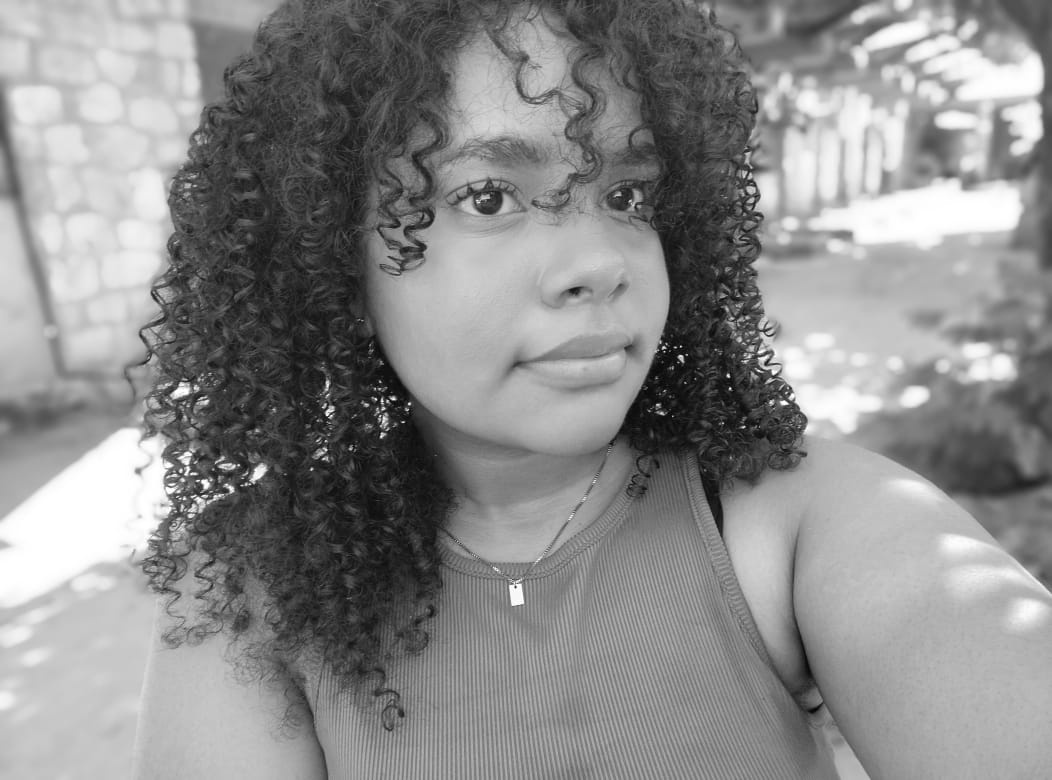
#> input picture imagem_reconstruida.jpg, 1052 x 780 px, given in place of img_P.jpg, which was not available
$ python 1_comp_imagem_PCA.py
#> lines starting #> are read from the running program, lines starting #| are printed output that depends on the picture; pictures that were not available may be replaced by others from this repository, and a replacement may not be noted
"""
numpy: Para operações matemáticas e manipulação de arrays
cv2 (OpenCV): Para processamento de imagens
os: Para operações com sistema de arquivos
matplotlib.pyplot: Para visualização dos resultados
time: Para medição de tempo de processamento (adicionado)
"""

import numpy as np
import cv2
import os
import matplotlib.pyplot as plt
import time  # Novo módulo para medir tempos


def pca_compress(image_path, k_components=30, output_dir='output'):
    """Compressão de imagem com PCA e salvamento dos resultados"""
#> called with image_path = 'imgs/img_P.jpg', k_components = 10, output_dir = 'output'

    # Início do tempo total
    tempo_total_inicio = time.time()

    # Criar diretório de saída
    os.makedirs(output_dir, exist_ok=True)

    # 1. Carregar a imagem
    #
    """
    IMREAD_GRAYSCALE converte a imagem para um único canal (intensidade de brilho), eliminando cores.
    O PCA trabalha com matrizes 2D, e imagens coloridas (RGB) teriam 3 canais (R, G, B), exigindo tratamento mais complexo.
    Compressão mais eficiente, já que escala de cinza reduz a dimensionalidade (1 canal vs. 3 do RGB).
    """
    inicio_carregamento = time.time()
    img = cv2.imread(image_path, cv2.IMREAD_GRAYSCALE)
#> img is the input picture: shape (780, 1052); min 0, max 255, mean 139.3
    if img is None:
        raise FileNotFoundError(f"Imagem não encontrada em {image_path}")

    original_size = os.path.getsize(image_path)
    img_float = img.astype(np.float32) / 255.0  # Converte a imagem para float32 e normaliza os pixels para [0, 1]
    tempo_carregamento = time.time() - inicio_carregamento

    # 2. Calcular PCA (Análise de componente principal(PCA) )
    inicio_pca = time.time()

    mean = np.mean(img_float, axis=0)  # Calcula a média de intensidade para cada coluna de pixels na imagem
#> mean = 1052 values, max 0.826 at index 110, min 0.223 at index 360, mean 0.546

    centered = img_float - mean  # Centraliza os dados subtraindo a média de cada coluna (preparação para PCA)
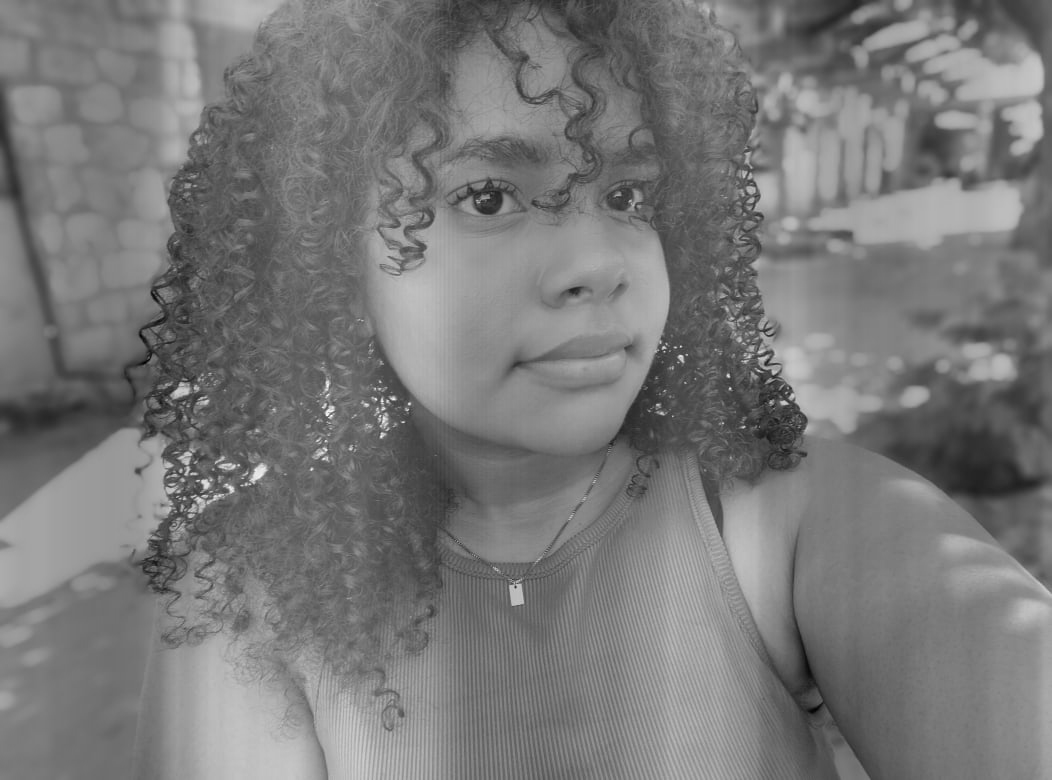
#> centered: shape (780, 1052) float32; min -0.661, max 0.734, mean 5.29e-07; drawn with min black and max white

    cov = np.cov(centered,
                 rowvar=False)  # Calcula matriz de covariância entre colunas (mostra como pixels variam conjuntamente)
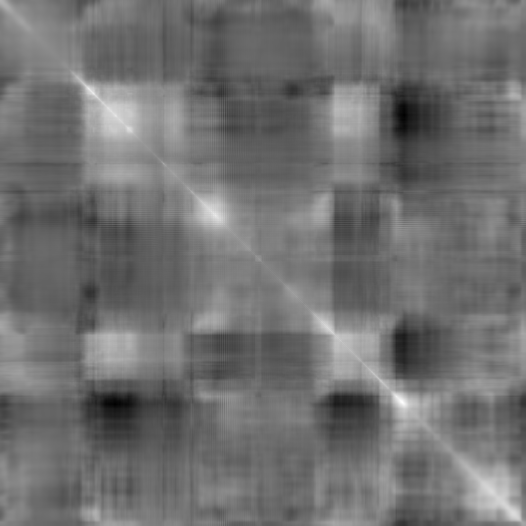
#> cov: shape (1052, 1052) float64 (shown at 1/2 size); min -0.0381, max 0.0548, mean 0.00294; drawn with min black and max white

    eigenvalues, eigenvectors = np.linalg.eig(
        cov)  # Obtém autovalores (importância) e autovetores (direções principais) da covariância

    eigenvectors = np.real(
        eigenvectors[:, np.argsort(-np.real(eigenvalues))])  # Ordena autovetores do mais para o menos importante
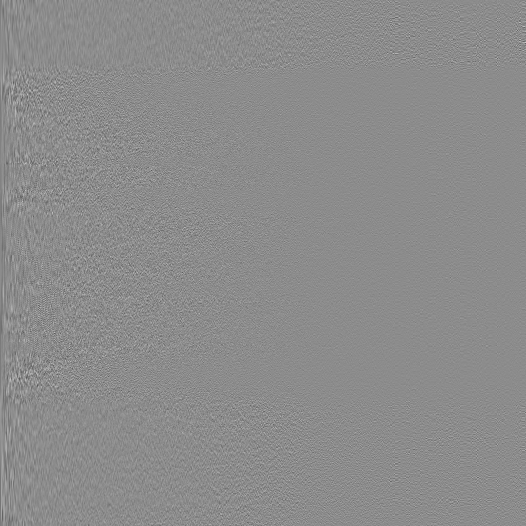
#> eigenvectors: shape (1052, 1052) float64 (shown at 1/2 size); min -0.258, max 0.212, mean -6.46e-05; drawn with min black and max white

    components = eigenvectors[:,
                 :k_components]  # Seleciona apenas os k autovetores mais significativos (componentes principais)

    scores = np.dot(centered,
                    components)  # Transforma os dados originais para o novo espaço dimensional reduzido (projeção PCA)
    tempo_pca = time.time() - inicio_pca

    # 3. Salvar dados comprimidos
    inicio_salvamento = time.time()
    compressed_path = os.path.join(output_dir, 'compressed_data.npz')
    np.savez_compressed(
        compressed_path,
        mean=mean.astype(np.float32),
        components=components.astype(np.float32),
        scores=scores.astype(np.float32),
        original_shape=img.shape
    )
    compressed_size = os.path.getsize(compressed_path)
    tempo_salvamento = time.time() - inicio_salvamento

    # 4. Reconstruir imagem
    inicio_reconstrucao = time.time()
    reconstructed = np.dot(scores, components.T) + mean
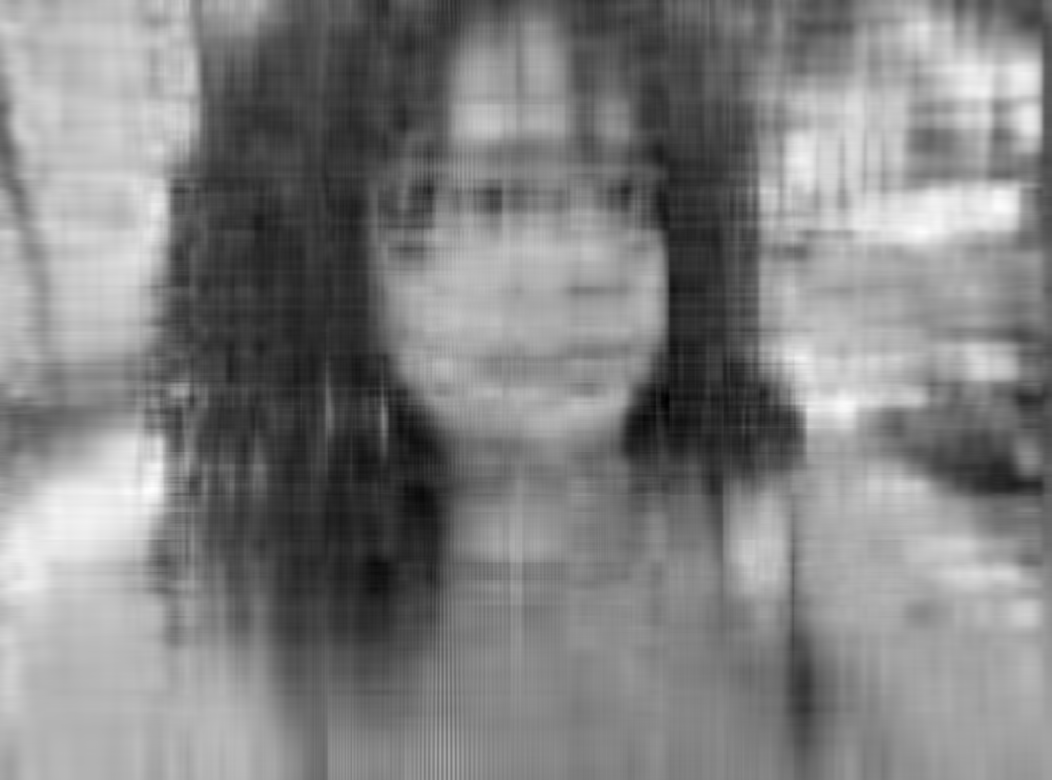
#> reconstructed: shape (780, 1052) float64; min -0.0311, max 1.1, mean 0.546; drawn with min black and max white
    reconstructed = np.clip(reconstructed, 0, 1)
    reconstructed_img = (reconstructed * 255).astype(np.uint8)
    tempo_reconstrucao = time.time() - inicio_reconstrucao

    # 5. Salvar imagens para comparação
    inicio_salvamento_img = time.time()
    reconstructed_path = os.path.join(output_dir, 'reconstructed_PCA.jpg')
    cv2.imwrite(reconstructed_path, reconstructed_img)

    original_path = os.path.join(output_dir, 'original.jpg')
    cv2.imwrite(original_path, img)
    tempo_salvamento_img = time.time() - inicio_salvamento_img

    # 6. Mostrar resultados
    tempo_total = time.time() - tempo_total_inicio
    print(f"\n{' RESULTADOS ':=^40}")
    print(f"Original: {original_size / 1024:.1f} KB")
    print(f"Comprimido: {compressed_size / 1024:.1f} KB")
    print(f"Taxa de compressão: {original_size / compressed_size:.1f}x")

    # Novos prints de tempo
    print("\nTEMPOS DE PROCESSAMENTO:")
    print(f"- Carregamento: {tempo_carregamento:.4f} segundos")
    print(f"- Cálculo PCA: {tempo_pca:.4f} segundos")
    print(f"- Salvamento dados: {tempo_salvamento:.4f} segundos")
    print(f"- Reconstrução: {tempo_reconstrucao:.4f} segundos")
    print(f"- Salvamento imagens: {tempo_salvamento_img:.4f} segundos")
    print(f"-> TEMPO TOTAL: {tempo_total:.4f} segundos")

    # 7. Plotar comparação
    inicio_plot = time.time()
    plt.figure(figsize=(12, 4))

    plt.subplot(1, 3, 1)
    plt.imshow(img, cmap='gray')
    plt.title('Original')
    plt.axis('off')

    plt.subplot(1, 3, 2)
    plt.imshow(reconstructed, cmap='gray')
    plt.title(f'Comprimida (k={k_components})')
    plt.axis('off')

    plt.subplot(1, 3, 3)
    explained_variance = np.cumsum(np.real(eigenvalues)) / np.sum(np.real(eigenvalues))
#> explained_variance = 1052 values from 0.288 to 1
    plt.plot(explained_variance)
    plt.axvline(k_components, color='r', linestyle='--')
    plt.title('Variância Explicada')
    plt.xlabel('Componentes Principais')

    plt.tight_layout()
    plt.savefig(os.path.join(output_dir, 'comparison.png'))
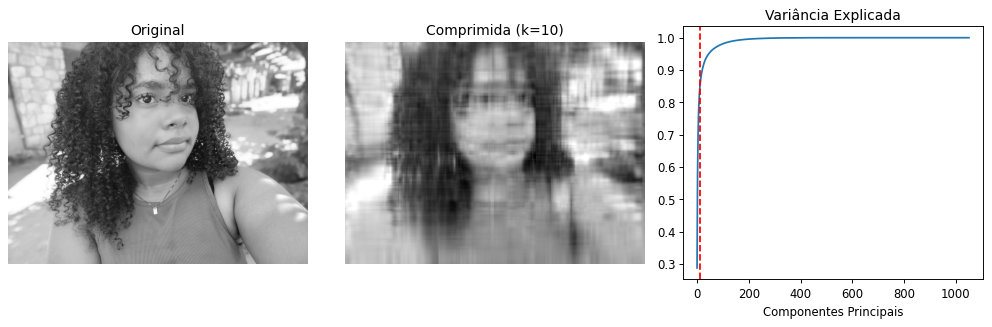
#> figure drawn by matplotlib, 3 panels; panel 3: curve peaks at x = 778, y = 1
    plt.show()
    tempo_plot = time.time() - inicio_plot

    return {
        'original': original_path,
        'compressed': compressed_path,
        'reconstructed': reconstructed_path,
        'tempos': {  # Dicionário com todos os tempos
            'total': tempo_total,
            'carregamento': tempo_carregamento,
            'pca': tempo_pca,
            'salvamento': tempo_salvamento,
            'reconstrucao': tempo_reconstrucao,
            'salvamento_img': tempo_salvamento_img,
            'plot': tempo_plot
        }
    }


# Exemplo de uso
if __name__ == "__main__":
    # Configurações
    input_image = 'imgs/img_P.jpg'
    components = 10  # Número de componentes principais

    # Executar compressão
    print("Iniciando processo de compressão PCA...")
    results = pca_compress(input_image, k_components=components)

    print("\nArquivos salvos em:")
    print(f"- Original: {results['original']}")
    print(f"- Dados comprimidos: {results['compressed']}")
    print(f"- Reconstruída: {results['reconstructed']}")
